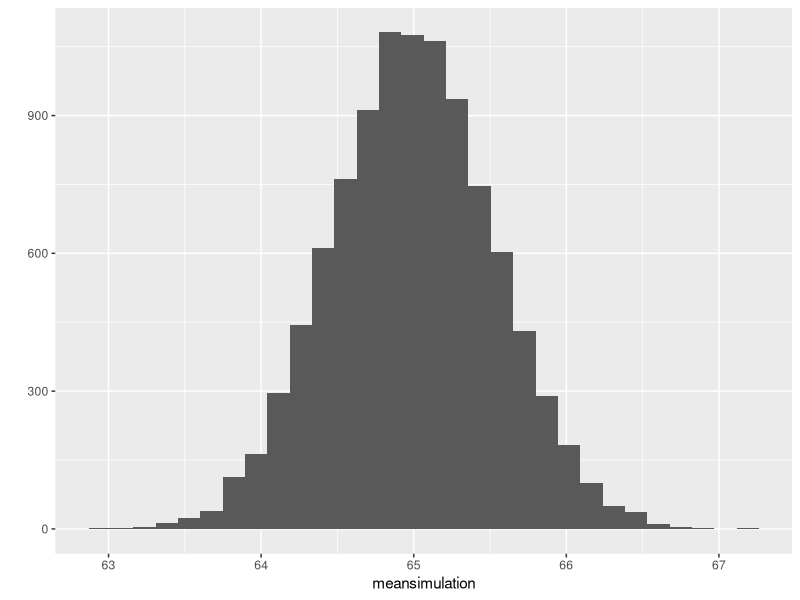

The R script that drew this image:
## ---- chunk 1
options(htmltools.dir.version = FALSE)
library(tidyverse)
## ---- chunk 2
probvals<- tibble(x = c(100,250),y0 = c(0.2,0.05),y100 = c(0.1,0.15),y200 = c(0.2,0.3))
probvals
## ---- chunk 3
(1- pexp(1500,1/1000))*(1 - pexp(1500, 1/1200))
## ---- chunk 4
testdata <- tibble(x = c(100,250),y0 = c(0.2,0.05),y100 = c(0.1,0.15), y200 = c(0.2,0.3))
kableExtra::kable(testdata, format = "html") %>% 
  kableExtra::kable_styling(position = "center", bootstrap_options = "bordered")
## ---- chunk 5
pweibull(12,shape = 2,scale = 10)
pweibull(12,2,10)^5
## ---- chunk 6
testdata <- tibble(x = c(100,250),y0 = c(0.2,0.05),y100 = c(0.1,0.15), y200 = c(0.2,0.3))
testdata
## ---- chunk 7
testdata <- tibble(x = c(100,250),y0 = c(0.2,0.05),y100 = c(0.1,0.15), y200 = c(0.2,0.3))
## ---- chunk 8
sum(testdata[testdata$x == 100,2:4]) #since we are keeping the pmfs in cols 2-4, we need to index them.
testdata %>% 
  filter(x == 100) %>% 
  dplyr::select(starts_with("y")) %>% 
  summarise(joint_pmf = sum(y0,y100,y200)) #this is longer but more explicit.
## ---- chunk 9
x <- testdata$x
px <- c(.5,.5)
(ex <- sum(x*px))#expected value of X
ex2 <- sum(x^2*px) #E(X^2)
(vx <- ex2-ex^2)
(sd <- sqrt(vx))
## ---- chunk 10
y <- c(0,100,200)
py <- c(.25,.25,.5) #look at the marginal pmf of Y
(ey <- sum(y*py))
(ey2 <- sum(y^2*py))
(vy <- ey2 - ey^2)
(sdy <- sqrt(vy))
## ---- chunk 11
exy <- sum(100*0*.2,100*100*.1,100*200*.2)
exy <- sum(exy, 250*0*.05,250*100*.15,250*200*.3)
exy
covxy <- exy-ex*ey
covxy
corr <- covxy/(sd*sdy)
corr
## ---- chunk 12
traffic <- t(tibble(x= c(0,1,2),px = c(.3,.1,.6)))
traffic
## ---- chunk 13
trafficpmf <- tibble(
       X1_and_X2 = c("0,0","0,1","0,2","1,0","1,1","1,2","2,0","2,1","2,2"),
       px1_x2 = c(.3*.3,.3*.1,.3*.6,.1*.3,.1*.1,.1*.6,.6*.3,.6*.1,.6*.6),
       sumx1_x2 = c(0,1,2,1,2,3,2,3,4))
trafficpmf
## ---- chunk 14
t0pmf <- trafficpmf %>% 
  group_by(sumx1_x2) %>% 
  summarise(pt0 = sum(px1_x2)) %>% 
  ungroup()
t0pmf
## ---- chunk 15
(ex <- sum(traffic[1,]*traffic[2,]))
(ex2 <- sum(traffic[1,]^2*traffic[2,]))
(vx <- ex2-ex^2)
## ---- chunk 16
(t0ex <- sum(t0pmf$sumx1_x2*t0pmf$pt0))
(t0ex2 <- sum(t0pmf$sumx1_x2^2*t0pmf$pt0))
(t0vx <- t0ex2-t0ex^2)
## ---- chunk 17
xsim <- rnorm(n = 30,mean = 65,sd = 3)
xsim
mean(xsim) #note the mean of xsim seems pretty close to the mean of the distribution it was drawn from
sd(xsim) #and so is the standard deviation.
## ---- chunk 18
emptlist <- c()
meansimulation <- sapply(1:10000, function(k){
  emptlist[k] <- mean(rnorm(30,65,3))
}) #using the apply family of functions in R
# or using a for loop (up to you for the purposes of this class)
meansimulationloop <- c()
for (i in 1:1000) {
  meansimulationloop[i] <- mean(rnorm(30,65,3))
}
head(meansimulation);head(meansimulationloop)
## ---- chunk 19
mean(meansimulation) #approximately 65 
sd(meansimulation) #this changes significantly but we will explain this later.
qplot(meansimulation,geom= "histogram")
## ---- chunk 20
mu <- 28000
sigmas <- 5000
n <- 25
sigmas/sqrt(n) #standard error of the sampling mean.
sqrt(n*sigmas) #standard deviation of T0
